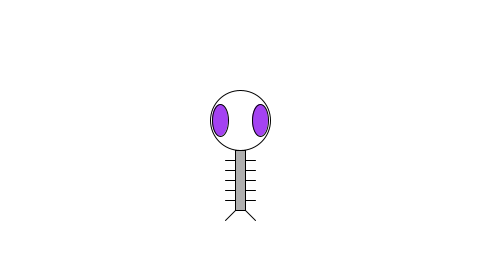
Frame 1 (no input)
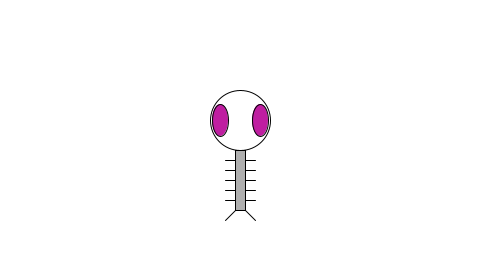
Frame 60 (the mouse pressed at the canvas centre just before this capture)
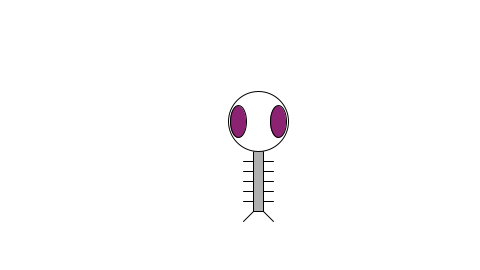
Frame 120 (the mouse held since frame 60 and released just before this capture)

The Processing sketch that drew these frames (run headless with seeded random() and noise(); from frame 60 on, the mouse is pressed at the canvas centre):

// Processing sketch: sketch_171008a
// ── sketch_171008a.pde
//Credit to Daniel Shifman
float x = 240;
float y = 180;
float w = 60;
float h = 60;
float eyeSize = 16;

void setup() {
  size(480, 270);
}

void draw() {
  //1.  Draw a white background
background (255,255,255);
  //2. create a color variable. (ask your teacher or check processing.org/reference
color x = color(random(255),random(255),random(255));
  //2. call the method to draw your Zoog. Hint: you will need your color variable.
drawZoog(x);
  //3. call the method to Jiggle your Zoog
//bonus: Only jiggle the zoog when the mouse is pressed  
if (mousePressed) {
jiggleZoog(20);
}
}

void jiggleZoog(int speed) {
  // Change the x and y location of Zoog randomly
  x = x + random(-.1, .1)*speed;
  y = y + random(-.1, .1)*speed;
  // Constrain Zoog to window
  x = constrain(x, 0, width);
  y = constrain(y, 0, height);
}

void drawZoog(color eyeColor) {
  // Set ellipses and rects to CENTER mode
  ellipseMode(CENTER);
  rectMode(CENTER);
  // Draw Zoog's arms with a for loop
  for (float i = y - h/3; i < y + h/2; i += 10) {
    stroke(0);
    line(x - w/4, i, x + w/4, i);
  }
  // Draw Zoog's body
  stroke(0);
  fill(175);
  rect(x, y, w/6, h);
  // Draw Zoog's head
  stroke(0);
  fill(255);
  ellipse(x, y - h, w, h);
  // Draw Zoog's eyes
  fill(eyeColor);
  ellipse(x - w/3, y - h, eyeSize, eyeSize*2);
  ellipse(x + w/3, y - h, eyeSize, eyeSize*2);
  // Draw Zoog's legs
  stroke(0);
  line(x - w/12, y + h/2, x - w/4, y + h/2 + 10);
  line(x + w/12, y + h/2, x + w/4, y + h/2 + 10);
}
